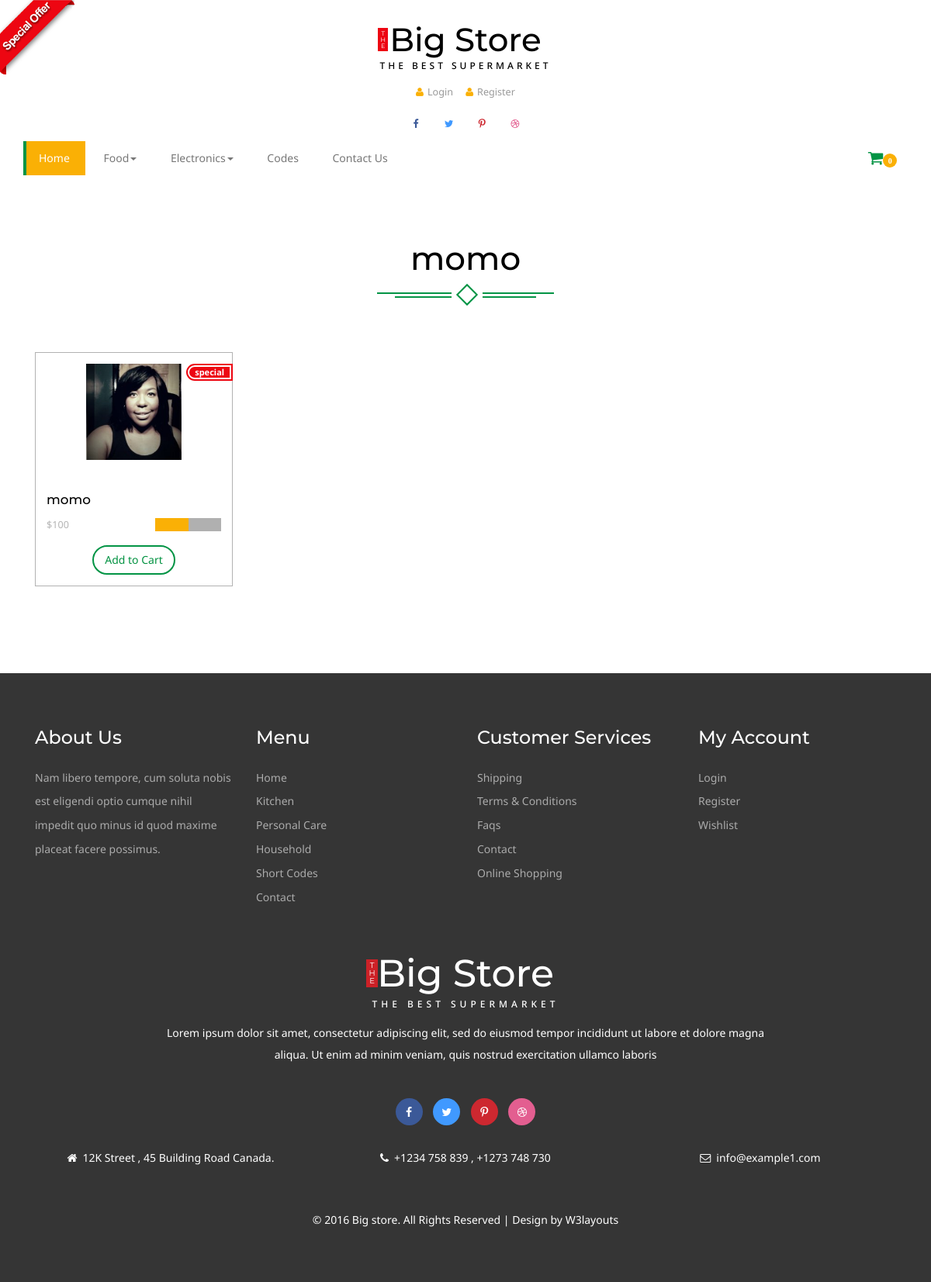
The page /subcategory/momo on the database as committed earlier.
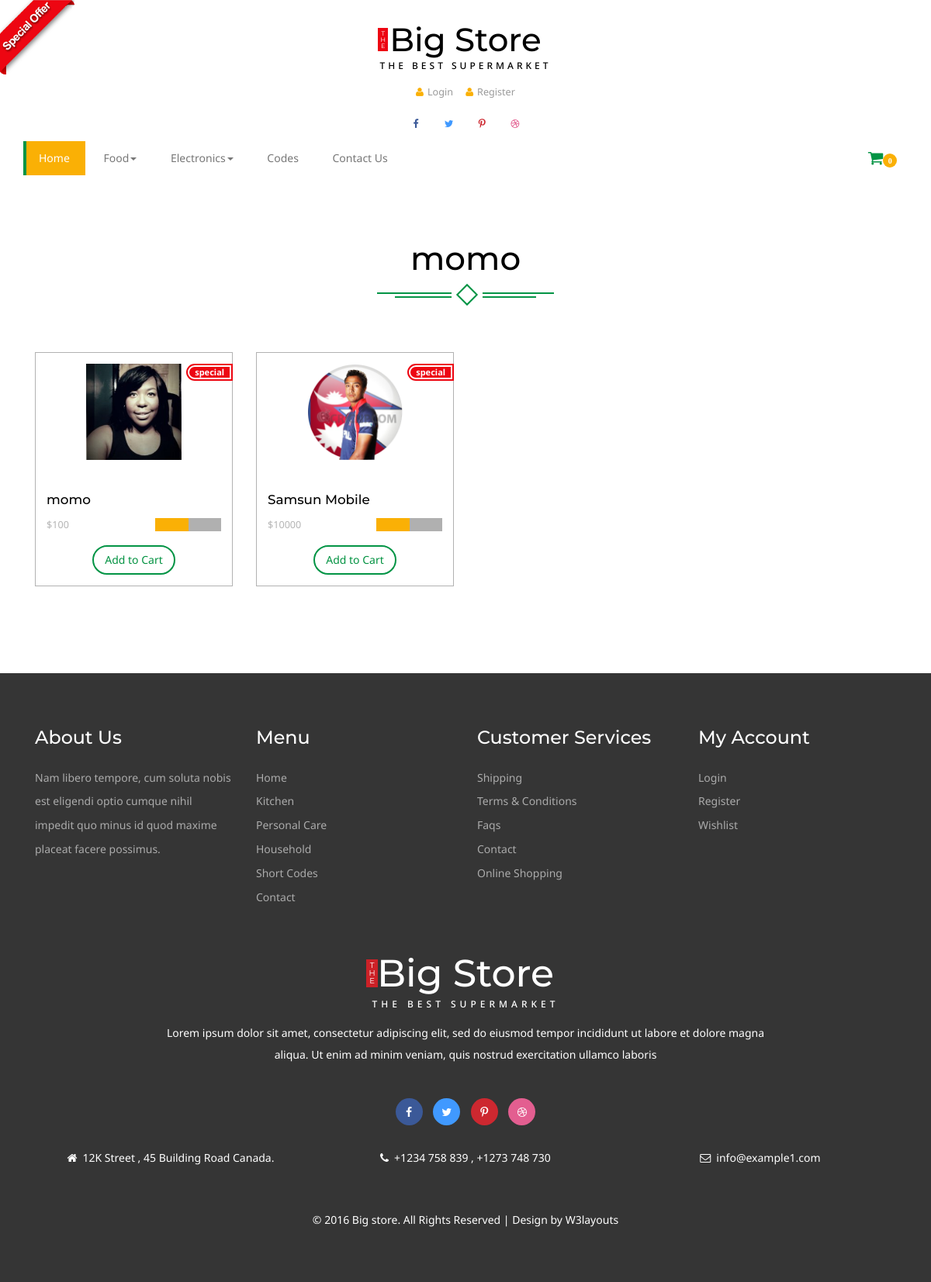
The same page on the database as committed later.
### core/models.py (models this page shows, shortened)
class Category(models.Model):
	name = models.CharField(max_length = 300)
	slug = models.CharField(max_length = 300)
	image = models.ImageField(upload_to = 'media')
	status = models.CharField(choices = STATUS,blank = True, max_length = 100)

class SubCategory(models.Model):
	name = models.CharField(max_length = 300)
	category = models.ForeignKey(Category,on_delete = models.CASCADE)
	slug = models.CharField(max_length = 300)
	image = models.ImageField(upload_to = 'media')

class Product(models.Model):
	name = models.CharField(max_length = 300)
	category = models.ForeignKey(Category,on_delete = models.CASCADE)
	subcategory = models.ForeignKey(SubCategory,on_delete = models.CASCADE)
	price = models.IntegerField()
	discounted_price = models.IntegerField(default = 0)
	image = models.ImageField(upload_to = 'media')
	description = models.TextField(blank = True)
	overview = models.TextField(blank = True)
	labels = models.CharField(choices = LABELS,blank = True, max_length = 50)

### core/views.py (the view)
# urls.py: path('subcategory/<slug>', SubCategoryView.as_view(),name = 'core'),
class SubCategoryView(BaseView):
	def get(self,request,slug):
		subcat = SubCategory.objects.get(slug = slug).id
		self.views['subcat_products'] = Product.objects.filter(subcategory_id = subcat)
		self.views['subcat_title'] = SubCategory.objects.get(slug = slug).name
		return render(request,'subcategory.html',self.views)

### templates/subcategory.html (shortened to what this page needs)
{% extends 'base.html' %}
{% load static %}
{% block content %}
<div class="content-top offer-w3agile">
	<div class="container ">
		<div class="spec ">
			<h3>{{subcat_title}}</h3>
							<div class="ser-t">
					<span><i></i></span>
				</div>
		</div>
						<div class=" con-w3l wthree-of">
							{% for subcat in subcat_products %}
							<div class="col-md-3 pro-1">
								<div class="col-m">
									<a href="#" data-toggle="modal" data-target="#myModal1" class="offer-img">
										<img src="{{subcat.image.url}}" class="img-responsive" alt="">
										<div class="offer"><p><span>{{subcat.labels}}</span></p></div>
									</a>
									<div class="mid-1">
										<div class="women">
											<h6><a href="single.html">{{subcat.name}}</a></h6>
										</div>
											<div class="mid-2">
											{% if subcat.discounted_price > 0 %}
											<p ><label>${{subcat.price}}</label><em class="item_price">${{subcat.discounted_price}}</em></p>
											{% else %}
											<p ><em class="item_price">${{subcat.price}}</em></p>
											{% endif %}
											  <div class="block">
												<div class="starbox small ghosting"> </div>
											</div>
											<div class="clearfix"></div>
										</div>
										<div class="add">
										   <button class="btn btn-danger my-cart-btn my-cart-b " data-id="1" data-name="Moong" data-summary="summary 1" data-price="1.50" data-quantity="1" data-image="images/of.png">Add to Cart</button>
										</div>
									</div>
								</div>
							</div>
							{% endfor %}
							<div class="clearfix"></div>
						 </div>
					</div>
				</div>
{% endblock %}

### templates/base.html (shortened to what this page needs)
<!DOCTYPE html>
{% load static %}
<html>
<head>
<link href="{% static 'css/bootstrap.css' %}" rel='stylesheet' type='text/css' />
<link href="{% static 'css/style.css' %}" rel='stylesheet' type='text/css' />
<link href="{% static 'css/font-awesome.css' %}" rel="stylesheet">
	<link rel="stylesheet" href="{% static 'css/jstarbox.css' %}" type="text/css" media="screen" charset="utf-8" />
</head>
<body>
<a href="offer.html"><img src="images/download.png" class="img-head" alt=""></a>
<div class="header">
		<div class="container">
			<div class="logo">
				<h1 ><a href="index.html"><b>T<br>H<br>E</b>Big Store<span>The Best Supermarket</span></a></h1>
			</div>
			<div class="head-t">
				<ul class="card">
					{% if user.is_authenticated %}
					<li><a href="wishlist.html" ><i class="fa fa-heart" aria-hidden="true"></i>Wishlist</a></li>
					<li><a href="" ><i class="fa fa-arrow-right" aria-hidden="true"></i>{{user.username}}</a></li>
					<li><a href="accounts/logout" ><i class="fa fa-arrow-right" aria-hidden="true"></i>Logout</a></li>
					<li><a href="shipping.html" ><i class="fa fa-ship" aria-hidden="true"></i>Shipping</a></li>
					{% else %}
					<li><a href="accounts/login" ><i class="fa fa-user" aria-hidden="true"></i>Login</a></li>
					<li><a href="accounts/register" ><i class="fa fa-user" aria-hidden="true"></i>Register</a></li>
					{% endif %}
				</ul>
			</div>
			<div class="header-ri">
				<ul class="social-top">
					<li><a href="#" class="icon facebook"><i class="fa fa-facebook" aria-hidden="true"></i></a></li>
					<li><a href="#" class="icon twitter"><i class="fa fa-twitter" aria-hidden="true"></i></a></li>
					<li><a href="#" class="icon pinterest"><i class="fa fa-pinterest-p" aria-hidden="true"></i></a></li>
					<li><a href="#" class="icon dribbble"><i class="fa fa-dribbble" aria-hidden="true"></i></a></li>
				</ul>
			</div>
				<div class="nav-top">
					<nav class="navbar navbar-default">
					<div class="collapse navbar-collapse" id="bs-megadropdown-tabs">
						<ul class="nav navbar-nav ">
							<li class=" active"><a href="index.html" class="hyper "><span>Home</span></a></li>
							{% for cat in categories %}
							<li class="dropdown ">
								<a href="#" class="dropdown-toggle  hyper" data-toggle="dropdown" ><span>{{cat.name}}<b class="caret"></b></span></a>
							</li>
							{% endfor %}
							<li><a href="codes.html" class="hyper"> <span>Codes</span></a></li>
							<li><a href="contact" class="hyper"><span>Contact Us</span></a></li>
						</ul>
					</div>
					</nav>
					 <div class="cart" >
						<span class="fa fa-shopping-cart my-cart-icon"><span class="badge badge-notify my-cart-badge"></span></span>
					</div>
					<div class="clearfix"></div>
				</div>
				</div>
</div>
{% block content %}
{% endblock %}
<div class="footer">
	<div class="container">
		<div class="col-md-3 footer-grid">
			<h3>About Us</h3>
			<p>Nam libero tempore, cum soluta nobis est eligendi
				optio cumque nihil impedit quo minus id quod maxime
				placeat facere possimus.</p>
		</div>
		<div class="col-md-3 footer-grid ">
			<h3>Menu</h3>
			<ul>
				<li><a href="index.html">Home</a></li>
				<li><a href="kitchen.html">Kitchen</a></li>
				<li><a href="care.html">Personal Care</a></li>
				<li><a href="hold.html">Household</a></li>
				<li><a href="codes.html">Short Codes</a></li>
				<li><a href="contact.html">Contact</a></li>
			</ul>
		</div>
		<div class="col-md-3 footer-grid ">
			<h3>Customer Services</h3>
			<ul>
				<li><a href="shipping.html">Shipping</a></li>
				<li><a href="terms.html">Terms & Conditions</a></li>
				<li><a href="faqs.html">Faqs</a></li>
				<li><a href="contact.html">Contact</a></li>
				<li><a href="offer.html">Online Shopping</a></li>
			</ul>
		</div>
		<div class="col-md-3 footer-grid">
			<h3>My Account</h3>
			<ul>
				<li><a href="login.html">Login</a></li>
				<li><a href="register.html">Register</a></li>
				<li><a href="wishlist.html">Wishlist</a></li>
			</ul>
		</div>
		<div class="clearfix"></div>
			<div class="footer-bottom">
				<h2 ><a href="index.html"><b>T<br>H<br>E</b>Big Store<span>The Best Supermarket</span></a></h2>
				<p class="fo-para">Lorem ipsum dolor sit amet, consectetur adipiscing elit, sed do eiusmod tempor incididunt ut labore et dolore magna aliqua. Ut enim ad minim veniam, quis nostrud exercitation ullamco laboris</p>
				<ul class="social-fo">
					<li><a href="#" class=" face"><i class="fa fa-facebook" aria-hidden="true"></i></a></li>
					<li><a href="#" class=" twi"><i class="fa fa-twitter" aria-hidden="true"></i></a></li>
					<li><a href="#" class=" pin"><i class="fa fa-pinterest-p" aria-hidden="true"></i></a></li>
					<li><a href="#" class=" dri"><i class="fa fa-dribbble" aria-hidden="true"></i></a></li>
				</ul>
				<div class=" address">
					<div class="col-md-4 fo-grid1">
							<p><i class="fa fa-home" aria-hidden="true"></i>12K Street , 45 Building Road Canada.</p>
					</div>
					<div class="col-md-4 fo-grid1">
							<p><i class="fa fa-phone" aria-hidden="true"></i>+1234 758 839 , +1273 748 730</p>
					</div>
					<div class="col-md-4 fo-grid1">
						<p><a href="mailto:info@example.com"><i class="fa fa-envelope-o" aria-hidden="true"></i>info@example1.com</a></p>
					</div>
					<div class="clearfix"></div>
					</div>
			</div>
		<div class="copy-right">
			<p> &copy; 2016 Big store. All Rights Reserved | Design by  <a href="http://w3layouts.com/"> W3layouts</a></p>
		</div>
	</div>
</div>
</body>
</html>

Rows that differ between the two databases and show on the page:
added Product: image (picture), labels "special", name "Samsun Mobile", price "10000"
